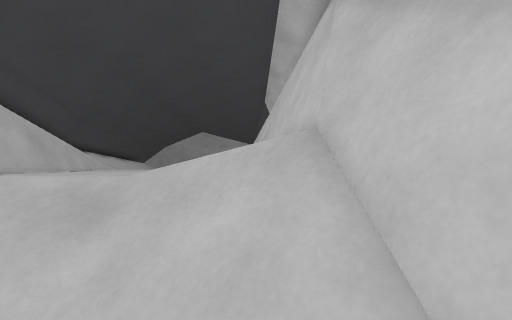
View 1 (above)

12 first-person views from a walk through a level from a Godot 3-D game. The camera is 1.4 m above the floor, tilts 14° down and sees 85° across. The floor is counted in squares, 0.5 m on a side. Each view is taken from the middle of a square. On the plan, view 1 faces up. The plan holds only what a view shows up to about 19 squares ahead; the rest is blank. The place goes on beyond the plan.

View 2
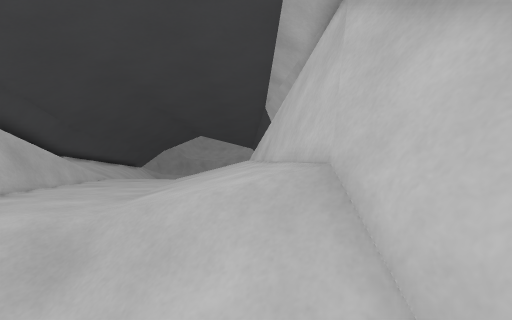

View 3
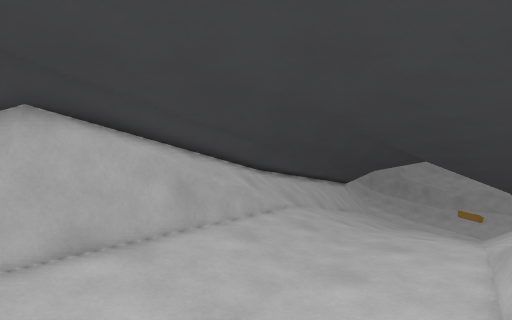

View 4
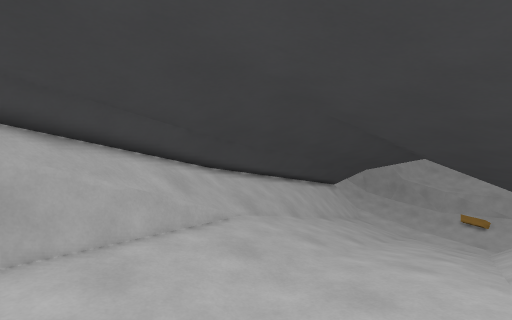

View 5
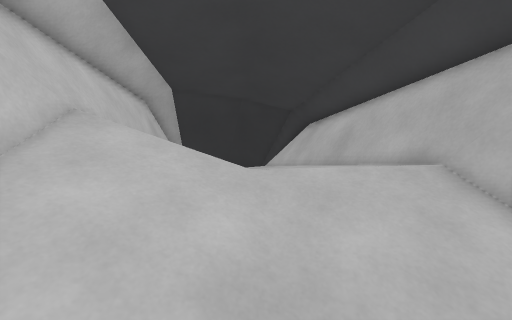

View 6
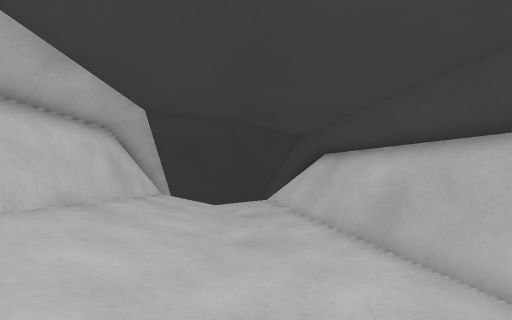

View 7
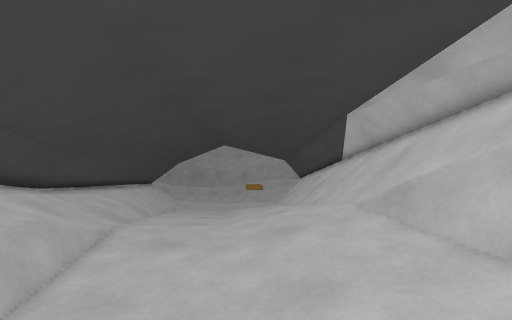

View 8
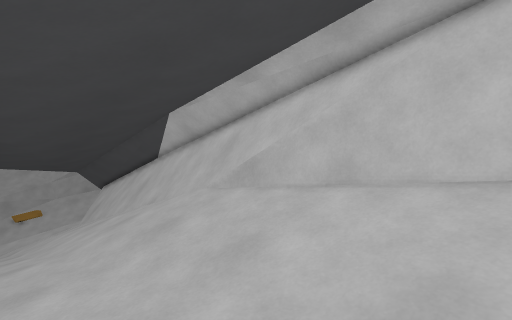

View 9
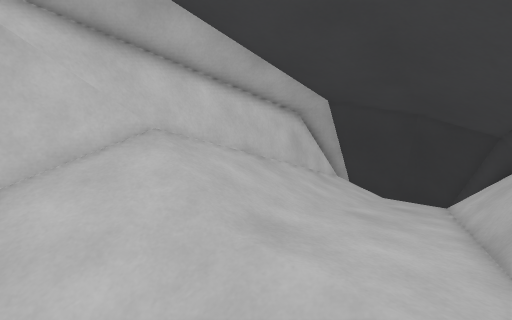

View 10
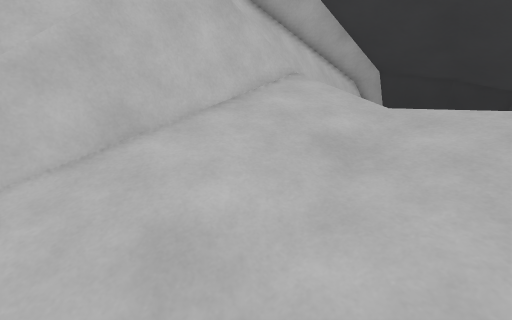

View 11
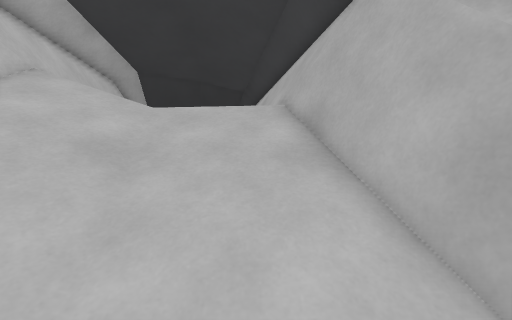

View 12
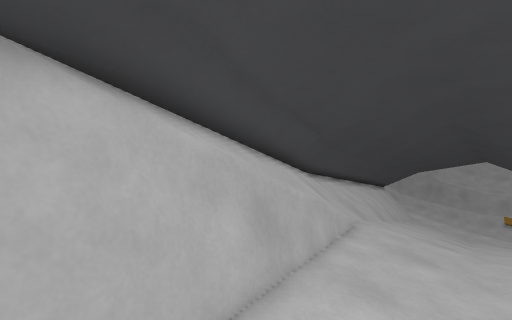

### Floor plan
Key: @ floor where view 1 was taken; # wall or solid block; . main floor; : floor 0.25 m higher than the main floor; - floor 0.25 m lower than the main floor; + floor 0.5 m higher than the main floor; _ floor 0.5 m lower than the main floor; * floor 0.75 m higher than the main floor; < floor 0.75 m lower than the main floor; % floor 1 m higher than the main floor; ( floor 1 m lower than the main floor; ! floor 2.25 m lower than the main floor; / step, stairs or slope; = window, fence, low wall or low ledge; ^ raised ledge.
Columns run from 12 left of view 1 to 3 right of it. Each row starts with its distance up from view 1.
 27    !////////=
 26  //////////###
 25 #////////// #
 24 #//////////
 23 #////////// #
 22 #////////// #
 21 #///////////#
 20 #///////////#
 19 ##/<<(//////#
 18 ## <<<</////##
 17  ##____/////##
 16   #____/////=#
 15   ##----////=#
 14   ##....////=#
 13   #=....////##
 12   #=....////##
 11   ###::://// #
 10   ###++++////#
  9    #=++++////##
  8    ##****////##
  7    ###***////=#
  6     ##%%%%///=##
  5     ##%%%%///#^
  4     #=%//////#^
  3     ###//////#^
  2      ##//////#^
  1      ##///////^
  0      #=:////@/#
 -1      ###//////#
 -2       ##//////#
 -3       ##//////#
 -4       #=-/////#
 -5       ## /////#
 -6        ##__<###
 -7         ######

Positions as (right, up) in squares from view 1, and headings:
1: (0, 0), facing up
2: (0, 1), facing up
3: (0, 6), facing up-left
4: (-1, 11), facing up-left
5: (-3, 11), facing down
6: (-3, 7), facing down
7: (-4, 8), facing up
8: (-7, 8), facing up-right
9: (-6, 8), facing down-right
10: (-6, 14), facing down-right
11: (-6, 14), facing down
12: (-5, 7), facing up-left
